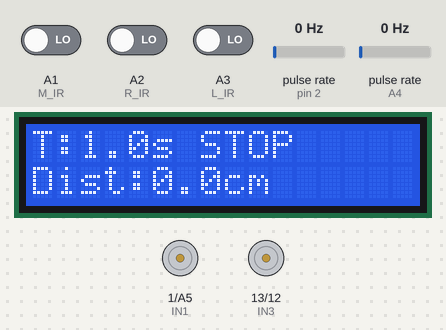
Recording of a sketch running on a simulated Arduino Uno, built with avr-gcc and run on an emulated ATmega328P. Shown: 16×2 character LCD, motor-driver pin pairs drawn as motors (green arrow = first pin HIGH = forward, orange = second pin HIGH = backward, longer = more drive, scaled by the enable pin). Wiring (inferred from the names in the program): 2 × pulse sensor: data pin 2 / data A4. The test bench sets the inputs (shaded band); at power-on: A2 (R_IR) LOW, A1 (M_IR) LOW, A3 (L_IR) LOW, pulse rate (sensors on pin 2, A4) 0 Hz.

Above: at 2.2 s.
2.3 s: A2 (R_IR) driven HIGH
At 2.56 s:
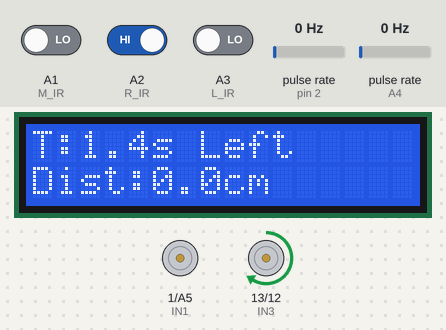
4.3 s: A1 (M_IR) driven HIGH
At 4.45 s:
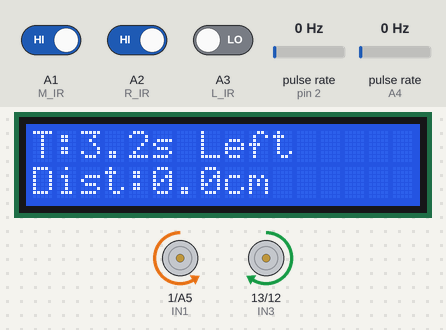
6.7 s: A3 (L_IR) driven HIGH
At 7.02 s:
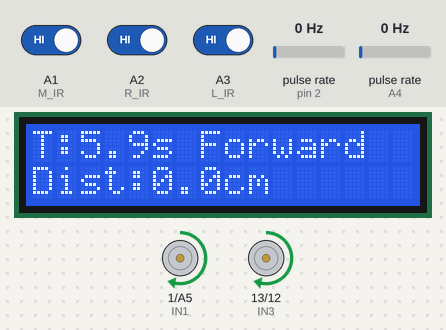
8.8 s: pulse rate (sensor on pin 2) set to 39 Hz
At 9.03 s:
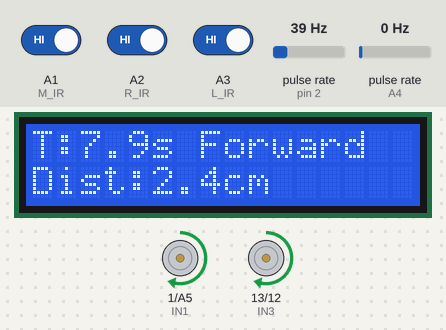
10.4 s: pulse rate (sensor on pin 2) set to 45 Hz
At 12.4 s:
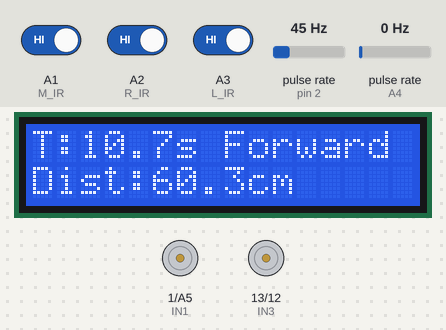
13.3 s: A2 (R_IR) driven LOW
At 15.01 s:
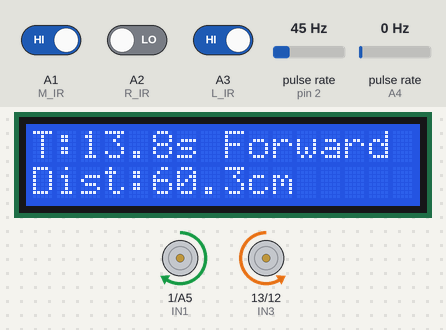
Timing chart, 0 to 16.5 s (numbered marks = the images above; inputs shaded):
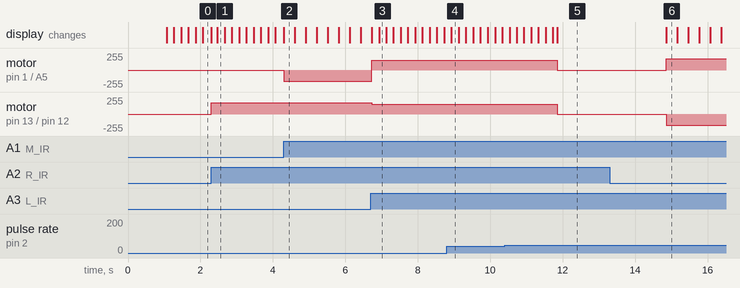

Measured:
- the behaviour switches between 42 and 43 Hz on pulse rate (sensor on pin 2) (found by bisection; images 4 and 5)
- after the input at 2.3 s, motor on pin 13 (IN3) / pin 12 (IN4): stopped → forward 170/255 at once; the display: first differs from a run without the input after 0.17 s (image 1)
- after the input at 4.3 s, motor on pin 1 (IN1) / A5 (IN2): stopped → backward 170/255 at once
- after the input at 6.7 s, motor on pin 1 (IN1) / A5 (IN2): backward 170/255 → forward 150/255 at once; motor on pin 13 (IN3) / pin 12 (IN4): forward 170/255 → forward 150/255 at once; the display: first differs from a run without the input after 0.23 s (image 3)
- after the input at 13.3 s, motor on pin 1 (IN1) / A5 (IN2): stopped → forward 170/255 after 1.6 s; motor on pin 13 (IN3) / pin 12 (IN4): stopped → backward 170/255 after 1.6 s

The sketch:

Line_Following.ino
```cpp
#include <LiquidCrystal.h>
#include <PinChangeInterrupt.h>


LiquidCrystal lcd(8, 9, 4, 5, 6, 7);
unsigned long previousLCD = 0;
const long lcdInterval = 200;


int IN1 = 1;
int IN2 = A5;
int IN3 = 13;
int IN4 = 12;
int ENA = 3;
int ENB = 11;


int Run_Speed = 150;
int Turn_Speed = 170;


int L_IR = A3;
int M_IR = A1;
int R_IR = A2;

int L = 0;
int M = 0;
int R = 0;


String state = "STOP";


int L_Enc = 2;
int R_Enc = A4;

volatile long leftPulses = 0;
volatile long rightPulses = 0;

volatile unsigned long lastUsL = 0;
volatile unsigned long lastUsR = 0;
const unsigned long MIN_EDGE_US = 300;

float Wheel = 6;     // wheel diameter in cm
int PPR =20;
float Distance = 0;

// Timer
unsigned long T_Start = 0;
unsigned long Time = 0;

// Encoder ISR
void leftISR()
{
    unsigned long t = micros();
    if (t - lastUsL > MIN_EDGE_US) {
        leftPulses++;
        lastUsL = t;
    }
}

void rightISR()
{
    unsigned long t = micros();
    if (t - lastUsR > MIN_EDGE_US) {
        rightPulses++;
        lastUsR = t;
    }
}

bool stoppedOnce = false;

void setup() {

  lcd.begin(16, 2);
  lcd.print("Line Follower");
  delay(1000);
  lcd.clear();


  pinMode(IN1, OUTPUT);
  pinMode(IN2, OUTPUT);
  pinMode(IN3, OUTPUT);
  pinMode(IN4, OUTPUT);
  pinMode(ENA, OUTPUT);
  pinMode(ENB, OUTPUT);


  pinMode(L_IR, INPUT);
  pinMode(M_IR, INPUT);
  pinMode(R_IR, INPUT);


  pinMode(L_Enc, INPUT_PULLUP);
  pinMode(R_Enc, INPUT_PULLUP);


  attachInterrupt(digitalPinToInterrupt(L_Enc), leftISR, RISING);
  attachPCINT(digitalPinToPCINT(R_Enc), rightISR, RISING);

  T_Start = millis();
}

void loop() {

  float C = 3.14 * Wheel;
  float dist_L = (leftPulses / (float)PPR) * C;
  float dist_R = (rightPulses / (float)PPR) * C;
  Distance = (dist_L + dist_R) / 2.0;


  if (!stoppedOnce && Distance >= 60)
  {
    stopMoving();

    lcd.setCursor(0,1);
    lcd.print("Dist:");
    lcd.print(Distance, 1);
    lcd.print("cm  ");
    delay(3000);
    stoppedOnce = true;
  }
  readSensors();
  updateLCD();


  if (L == 1 && M == 1 && R == 1) {
    moveForward();
    state = "Forward";
  }

  else if (L == 0 && M == 0 && R == 1 ) {
    turnLeft();
    state = "Left";
  }

  else if (L == 1 && M == 0 && R == 0 ) {
    turnRight();
    state = "Right";
  }


  else if (L == 0 && M == 1 && R == 0){
    stopMoving();
    state = "Stop";
    while(1);
  }
  else if (L == 1 && M == 1 && R == 0)
  {
  analogWrite(ENA, Turn_Speed);
  analogWrite(ENB, Turn_Speed);

  digitalWrite(IN1, HIGH);
  digitalWrite(IN2, LOW);
  digitalWrite(IN3, LOW);
  digitalWrite(IN4, HIGH);

  delay(300);

  }
  else if (L == 0 && M == 1 && R == 1)
  {
    analogWrite(ENA, Turn_Speed);
    analogWrite(ENB, Turn_Speed);

    digitalWrite(IN1, LOW);
    digitalWrite(IN2, HIGH);
    digitalWrite(IN3, HIGH);
    digitalWrite(IN4, LOW);

    delay(300);
  }
}


void readSensors() {

  L = digitalRead(L_IR);
  M = digitalRead(M_IR);
  R = digitalRead(R_IR);
}

void moveForward() {

  analogWrite(ENA, Run_Speed);
  analogWrite(ENB, Run_Speed);


  digitalWrite(IN1, HIGH);
  digitalWrite(IN2, LOW);
  digitalWrite(IN3, HIGH);
  digitalWrite(IN4, LOW);
}

void turnLeft() {

  analogWrite(ENA, Turn_Speed);
  analogWrite(ENB, Turn_Speed);


  digitalWrite(IN1, LOW);
  digitalWrite(IN2, LOW);
  digitalWrite(IN3, HIGH);
  digitalWrite(IN4, LOW);
}

void turnRight() {

  analogWrite(ENA, Turn_Speed);
  analogWrite(ENB, Turn_Speed);


  digitalWrite(IN1, HIGH);
  digitalWrite(IN2, LOW);
  digitalWrite(IN3, LOW);
  digitalWrite(IN4, LOW);
}

void stopMoving() {
  digitalWrite(IN1, LOW);
  digitalWrite(IN2, LOW);
  digitalWrite(IN3, LOW);
  digitalWrite(IN4, LOW);
  analogWrite(ENA, 0);
  analogWrite(ENB, 0);
}

void updateLCD() {
  unsigned long currentMillis = millis();

  if (currentMillis - previousLCD >= lcdInterval) {
    previousLCD = currentMillis;


    float seconds = (currentMillis - T_Start) / 1000.0;

    lcd.setCursor(0, 0);
    lcd.print("T:"); lcd.print(seconds, 1); lcd.print("s ");
    lcd.print(state);

    lcd.setCursor(0, 1);
    lcd.print("Dist:");
    lcd.print(Distance, 1);
    lcd.print("cm   ");
  }
}

 
```
